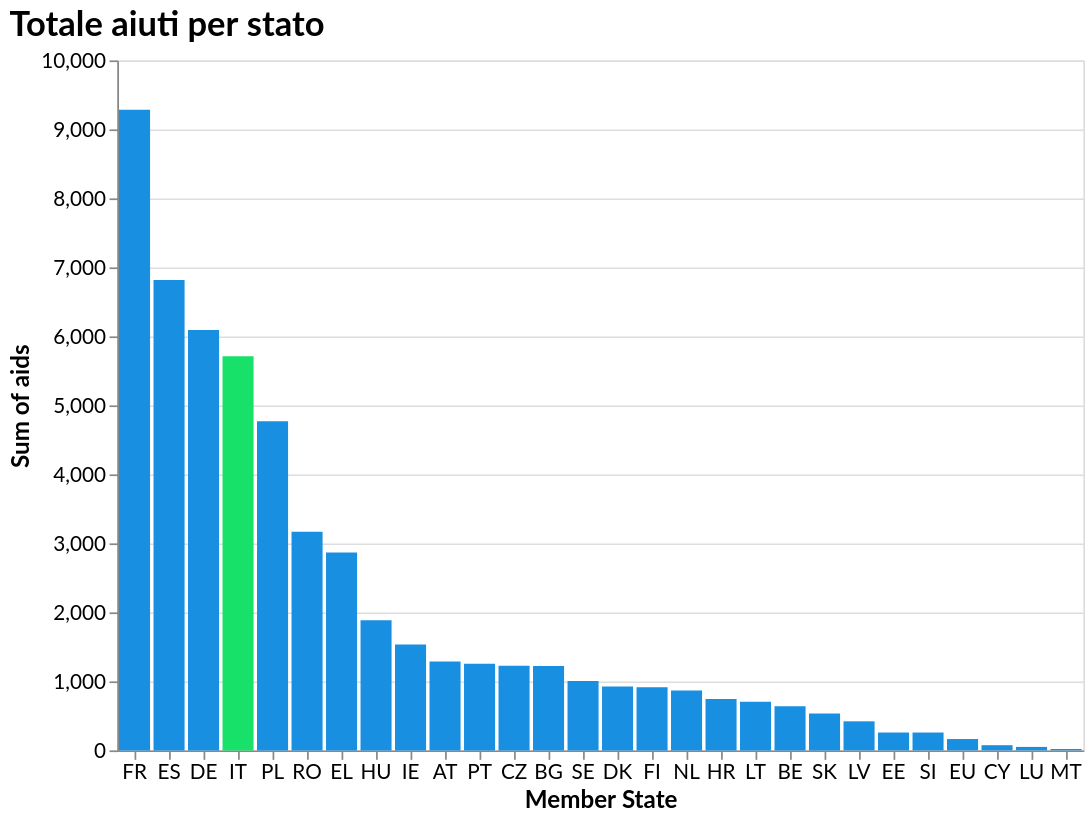

Write a Vega-Lite specification for this figure.
### Vega-Lite specification from a JSON file in a GitHub repository (floating-point values rounded to 4 significant figures)
{"$schema": "https://vega.github.io/schema/vega-lite/v5.17.0.json", "config": {"axis": {"labelFont": "Lato", "labelFontSize": 12, "titleFont": "Lato", "titleFontSize": 14}, "background": "transparent", "title": {"anchor": "start", "color": "black", "font": "Lato", "fontSize": 20}}, "data": {"name": "data-11d5a51c55c2c4bbf61c9a28b2ab0d3a"}, "datasets": {"data-11d5a51c55c2c4bbf61c9a28b2ab0d3a": [{"Direct aids": 498.6, "Direct aids and sectorial aids": 557.3, "Member State": "BE", "Rural development": 83.2, "Sum of aids": 640.5, "Total percentage": "1.17%"}, {"Direct aids": 843.2, "Direct aids and sectorial aids": 867.9, "Member State": "BG", "Rural development": 354.6, "Sum of aids": 1222.0, "Total percentage": "2.25%"}, {"Direct aids": 347.7, "Direct aids and sectorial aids": 360.7, "Member State": "HR", "Rural development": 382.1, "Sum of aids": 742.8, "Total percentage": "1.36%"}, {"Direct aids": 852.3, "Direct aids and sectorial aids": 869.4, "Member State": "CZ", "Rural development": 357.1, "Sum of aids": 1226.0, "Total percentage": "2.25%"}, {"Direct aids": 798.5, "Direct aids and sectorial aids": 808.2, "Member State": "DK", "Rural development": 116.7, "Sum of aids": 924.9, "Total percentage": "1.7%"}, {"Direct aids": 4615.0, "Direct aids and sectorial aids": 4740.0, "Member State": "DE", "Rural development": 1354.0, "Sum of aids": 6094.0, "Total percentage": "11.2%"}, {"Direct aids": 165.4, "Direct aids and sectorial aids": 167.1, "Member State": "EE", "Rural development": 91.6, "Sum of aids": 258.7, "Total percentage": "0.47%"}, {"Direct aids": 1991.0, "Direct aids and sectorial aids": 2233.0, "Member State": "EL", "Rural development": 635.8, "Sum of aids": 2868.0, "Total percentage": "5.3%"}, {"Direct aids": 5055.0, "Direct aids and sectorial aids": 5667.0, "Member State": "ES", "Rural development": 1149.0, "Sum of aids": 6816.0, "Total percentage": "12.5%"}, {"Direct aids": 6808.0, "Direct aids and sectorial aids": 7372.0, "Member State": "FR", "Rural development": 1913.0, "Sum of aids": 9285.0, "Total percentage": "17.1%"}, {"Direct aids": 1181.0, "Direct aids and sectorial aids": 1191.0, "Member State": "IE", "Rural development": 343.3, "Sum of aids": 1534.0, "Total percentage": "2.8%"}, {"Direct aids": 3552.0, "Direct aids and sectorial aids": 4242.0, "Member State": "IT", "Rural development": 1471.0, "Sum of aids": 5712.0, "Total percentage": "10.5%"}, {"Direct aids": 47.3, "Direct aids and sectorial aids": 52.71, "Member State": "CY", "Rural development": 22.2, "Sum of aids": 74.91, "Total percentage": "0.14%"}, {"Direct aids": 294.7, "Direct aids and sectorial aids": 297.1, "Member State": "LV", "Rural development": 124.0, "Sum of aids": 421.1, "Total percentage": "0.77%"}, {"Direct aids": 510.2, "Direct aids and sectorial aids": 514.7, "Member State": "LT", "Rural development": 188.9, "Sum of aids": 703.6, "Total percentage": "1.3%"}, {"Direct aids": 34.3, "Direct aids and sectorial aids": 34.9, "Member State": "LU", "Rural development": 15.41, "Sum of aids": 50.31, "Total percentage": "0.1%"}, {"Direct aids": 1277.0, "Direct aids and sectorial aids": 1310.0, "Member State": "HU", "Rural development": 576.5, "Sum of aids": 1887.0, "Total percentage": "3.5%"}, {"Direct aids": 5.1, "Direct aids and sectorial aids": 5.2, "Member State": "MT", "Rural development": 14.9, "Sum of aids": 20.1, "Total percentage": "0.04%"}, {"Direct aids": 651.3, "Direct aids and sectorial aids": 703.1, "Member State": "NL", "Rural development": 163.1, "Sum of aids": 866.2, "Total percentage": "1.6%"}, {"Direct aids": 683.3, "Direct aids and sectorial aids": 707.3, "Member State": "AT", "Rural development": 580.7, "Sum of aids": 1288.0, "Total percentage": "2.37%"}, {"Direct aids": 3320.0, "Direct aids and sectorial aids": 3351.0, "Member State": "PL", "Rural development": 1419.0, "Sum of aids": 4770.0, "Total percentage": "8.8%"}, {"Direct aids": 756.4, "Direct aids and sectorial aids": 860.9, "Member State": "PT", "Rural development": 393.7, "Sum of aids": 1255.0, "Total percentage": "2.3%"}, {"Direct aids": 1885.0, "Direct aids and sectorial aids": 1953.0, "Member State": "RO", "Rural development": 1215.0, "Sum of aids": 3168.0, "Total percentage": "5.8%"}, {"Direct aids": 132.5, "Direct aids and sectorial aids": 139.5, "Member State": "SI", "Rural development": 119.1, "Sum of aids": 258.6, "Total percentage": "0.5%"}, {"Direct aids": 384.7, "Direct aids and sectorial aids": 395.8, "Member State": "SK", "Rural development": 138.9, "Sum of aids": 534.7, "Total percentage": "1.0%"}, {"Direct aids": 517.3, "Direct aids and sectorial aids": 526.0, "Member State": "FI", "Rural development": 388.3, "Sum of aids": 914.3, "Total percentage": "1.7%"}, {"Direct aids": 673.0, "Direct aids and sectorial aids": 686.3, "Member State": "SE", "Rural development": 319.7, "Sum of aids": 1006.0, "Total percentage": "1.85%"}, {"Direct aids": 0.0, "Direct aids and sectorial aids": 164.2, "Member State": "EU", "Rural development": 0.0, "Sum of aids": 164.2, "Total percentage": "0.3%"}]}, "encoding": {"color": {"condition": {"test": "(datum['Member State'] === 'IT')", "value": "#18E169"}, "value": "#188FE1"}, "tooltip": [{"field": "Member State", "title": "Member State", "type": "nominal"}, {"field": "Sum of aids", "format": ".2f", "title": "Sum of aids", "type": "quantitative"}], "x": {"axis": {"labelAngle": 0}, "field": "Member State", "sort": "-y", "title": "Member State", "type": "nominal"}, "y": {"field": "Sum of aids", "title": "Sum of aids", "type": "quantitative"}}, "height": 400, "mark": {"type": "bar"}, "title": "Totale aiuti per stato", "width": "container"}
